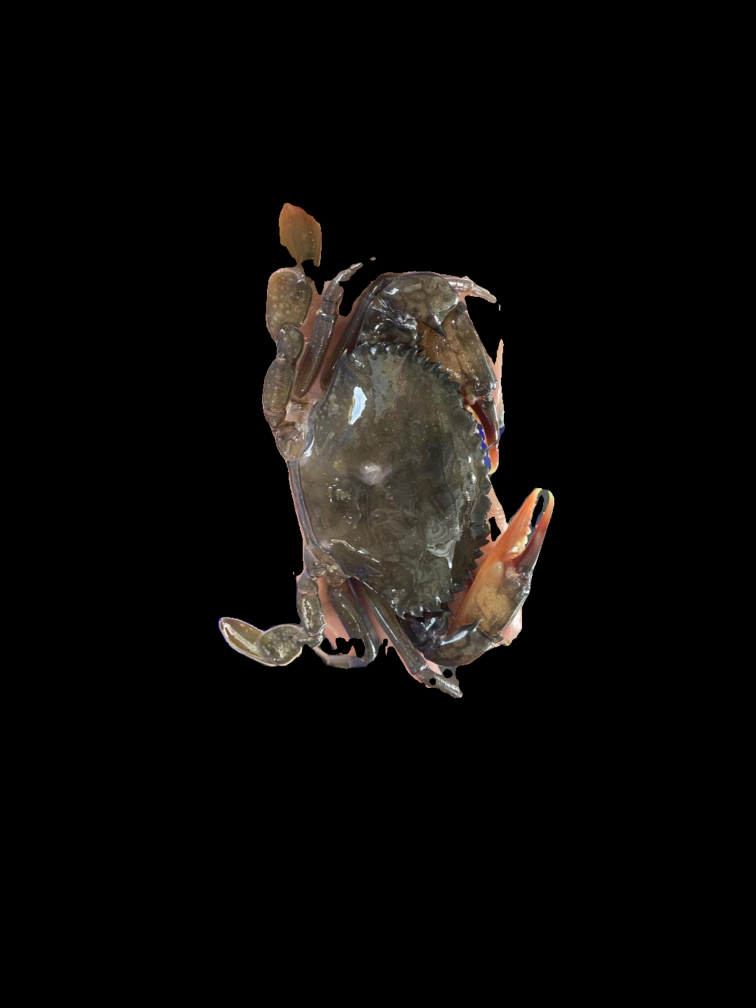
#> input picture crab/crab.png, 3024 x 4032 px (shown at 1/4 size)
$ jupyter execute --allow-errors test_generator.ipynb
#> lines starting #> are read from the running program, lines starting #| are printed output that depends on the picture
### datagenerator.py
from __future__ import annotations

import cv2
import numpy as np

import random
import itertools
from typing import List, Tuple, TypedDict, Literal
import tqdm

stop_loop = 10

class DataGenerator:
		def __init__(
				self, crab: np.ndarray, cover_nomesh: np.ndarray, cover_fullmesh: np.ndarray
		):
				self.crab = self.__crab_shift(cv2.resize(crab, (300, 400)))
				self.cover_nomesh = cv2.resize(cover_nomesh, (300, 400))
				self.cover_fullmesh = cv2.resize(cover_fullmesh, (300, 400))
				self.obj: List[Tuple[np.ndarray, np.ndarray]] = []

		def __get_min_obj_height(self):
				return min(self.obj, key=lambda x: x[0].shape[0])

		def __get_min_obj_width(self):
				return min(self.obj, key=lambda x: x[0].shape[1])

		def __get_max_obj_height(self):
				return max(self.obj, key=lambda x: x[0].shape[0])

		def __get_max_obj_width(self):
				return max(self.obj, key=lambda x: x[0].shape[1])

		def __crab_shift(self, crab: np.ndarray):
				return np.roll(crab, 25, axis=0)

		# [170 lines left out: functions __validate_scale, generate, insert_in_image, not called in this run]


class GenerateParams(TypedDict):
		"""
		GenerateParams is a class that contains the parameters to generate a new image

		Attributes:
		------------
		rotate_angle: List[float]
		scale: List[float]
		crab_flip: bool
		object_flip_h: bool
		object_flip_v: bool
		"""

		rotate_angle: List[float]
		scale: List[float]
		crab_flip: bool
		object_flip_h: bool
		object_flip_v: bool

class CoordParams(TypedDict):
		format: Literal

### test_generator.ipynb
[cell 1]
from datagenerator import DataGenerator, GenerateParams
import cv2
import numpy as np
import matplotlib.pyplot as plt

[cell 2]
crab = cv2.imread("./crab/crab.png")
#> crab is the input picture: shape (4032, 3024, 3); mean B, G, R 9.2, 10.8, 12.4
no_mesh_cover = cv2.imread("./Box/cover_ero.png")
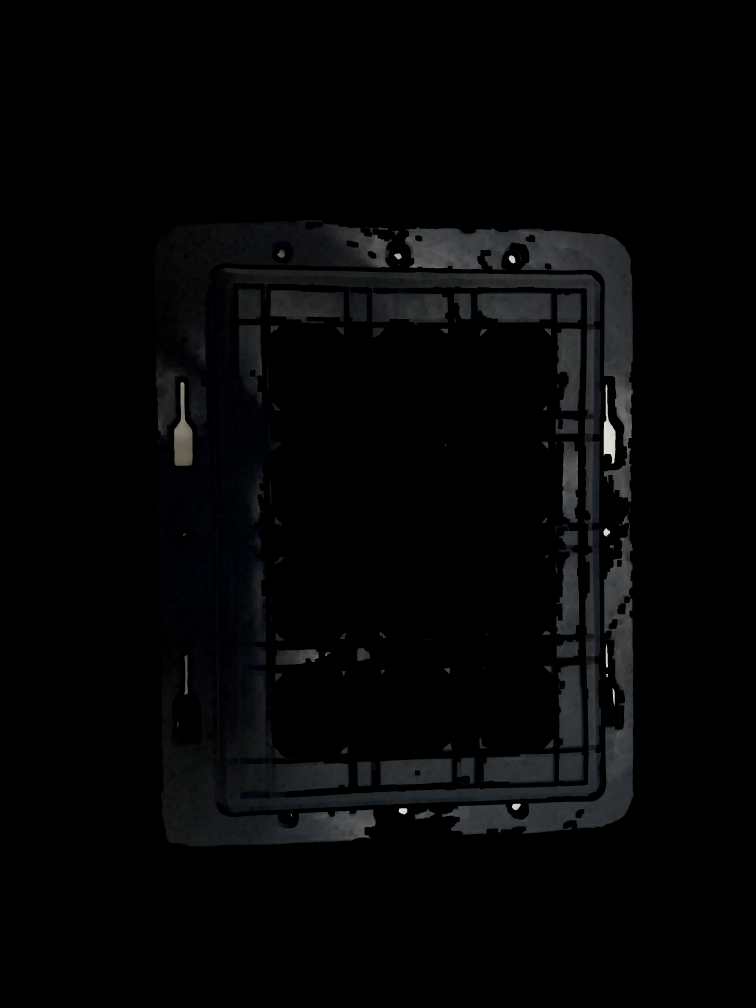
#> input picture Box/cover_ero.png, 3024 x 4032 px (shown at 1/4 size)
#> no_mesh_cover is the input picture: shape (4032, 3024, 3); mean B, G, R 5.7, 5.3, 5
mesh_cover = cv2.imread("./Box/box_fullmesh.png")

[cell 3]
params = GenerateParams(rotate_angle=[30, 60, 90], scale=[0.5, 0.8], crab_flip=True, object_flip_h=True, object_flip_v=True)

#> (the rest of this cell did not finish here and is left out)

#> in __crab_shift, `return np.roll(crab, 25, axis=0)`:
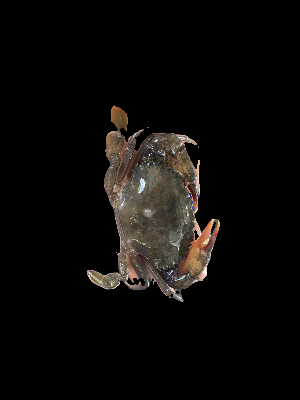
#> returned value: shape (400, 300, 3); mean of channels 0, 1, 2 9.2, 10.7, 12.4; drawn as B, G, R
#> in __init__, `self.cover_nomesh = cv2.resize(cover_nomesh, (300, 400))`:
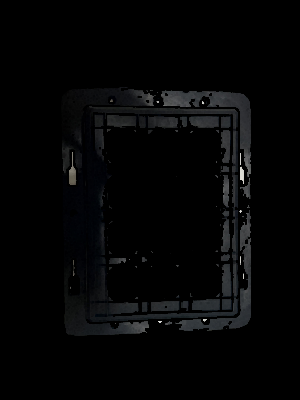
#> self.cover_nomesh: shape (400, 300, 3); mean B, G, R 5.7, 5.2, 4.9

data = gen.generate(params)

[cell 4]
img_size = (1200, 900 )
img_color = (0, 0, 0)
obj_per_image = 4
n = 10

#> (the rest of this cell did not finish here and is left out)

[cell 5]
# subplot with 5 rows and 2 columns
fig, axs = plt.subplots(5, 2, figsize=(10, 20))

#> (the rest of this cell did not finish here and is left out)
